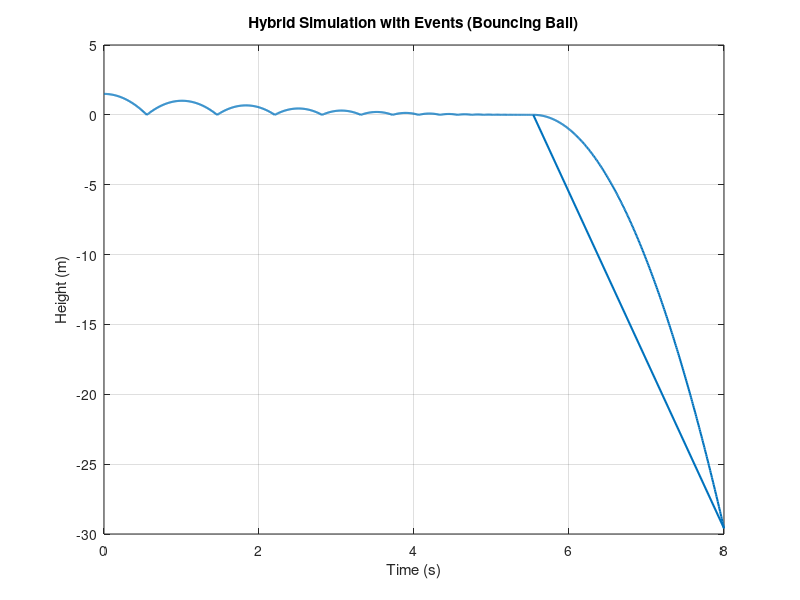

Here is the MATLAB script that generated this plot:
% Chapter15_Lesson4.m
% Event handling and hybrid dynamics in MATLAB / Simulink-oriented style
% Example: Bouncing ball with ode45 Events + reset map loop

function Chapter15_Lesson4
    params.g = 9.81;
    params.e = 0.82;
    params.minBounceSpeed = 0.05;

    t0 = 0.0;
    tf = 8.0;
    y0 = [1.5; 0.0]; % [height; velocity]

    T_all = [];
    Y_all = [];
    impactTimes = [];

    opts = odeset('Events', @(t,y) groundEvent(t,y), ...
                  'RelTol', 1e-8, 'AbsTol', 1e-10, 'MaxStep', 0.03);

    tStart = t0;
    yStart = y0;

    while tStart < tf
        [T, Y, TE, YE, IE] = ode45(@(t,y) flow(t,y,params), [tStart tf], yStart, opts); %#ok<ASGLU>
        T_all = [T_all; T]; %#ok<AGROW>
        Y_all = [Y_all; Y]; %#ok<AGROW>

        if isempty(TE)
            break;
        end

        impactTimes(end+1,1) = TE(1); %#ok<AGROW>
        yMinus = YE(1,:).';

        if abs(yMinus(2)) < params.minBounceSpeed
            T_all = [T_all; TE(1)]; %#ok<AGROW>
            Y_all = [Y_all; 0.0, 0.0]; %#ok<AGROW>
            break;
        end

        yPlus = [0.0; -params.e * yMinus(2)];
        tStart = TE(1);
        yStart = yPlus + [0.0; 1e-12]; % avoid immediate retrigger
    end

    figure('Color', 'w');
    plot(T_all, Y_all(:,1), 'LineWidth', 1.5);
    grid on;
    xlabel('Time (s)');
    ylabel('Height (m)');
    title('Hybrid Simulation with Events (Bouncing Ball)');

    disp('Impact times:');
    disp(impactTimes);

    % Simulink note:
    % Use Integrator blocks with zero-crossing enabled, a Hit Crossing block
    % on h(t)=0, and a Triggered Subsystem / Stateflow chart to apply the reset
    % v^+ = -e v^- at each detected event.
end

function dydt = flow(~, y, params)
    dydt = [y(2); -params.g];
end

function [value, isterminal, direction] = groundEvent(~, y)
    value = y(1);      % event when height reaches zero
    isterminal = 1;    % stop integration and return control to script
    direction = -1;    % detect descending crossing only
end
